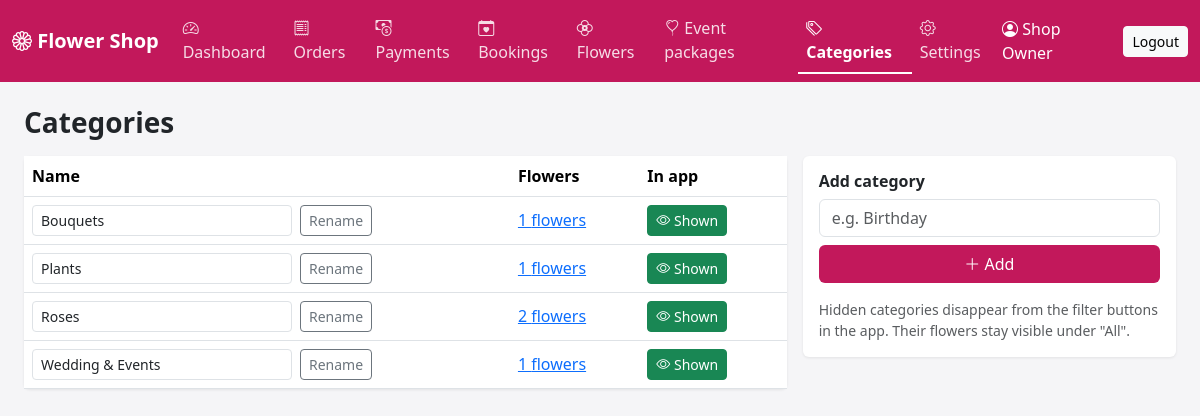
The app's page /admin/categories.php (signed in) with its own data.
### tables this page shows
CREATE TABLE settings (
  setting_key   VARCHAR(60) PRIMARY KEY,
  setting_value VARCHAR(255) NOT NULL
);

CREATE TABLE categories (
  id         INT AUTO_INCREMENT PRIMARY KEY,
  name       VARCHAR(80) NOT NULL UNIQUE,
  is_active  TINYINT(1) NOT NULL DEFAULT 1
);

### admin/_init.php (called while the page is built, shortened)
<?php
function e($value): string
{
    return htmlspecialchars((string) $value, ENT_QUOTES, 'UTF-8');
}
function require_admin(PDO $pdo): array
{
    $stmt = $pdo->prepare("SELECT id, name, email FROM admins WHERE id = ?");
    $stmt->execute([$_SESSION['admin_id']]);
    $admin = $stmt->fetch();
    return $admin;
}

### admin/categories.php (the view, shortened to what this page needs)
<?php
require __DIR__ . '/_init.php';
$admin = require_admin($pdo);
$categories = $pdo->query(
    "SELECT c.*, (SELECT COUNT(*) FROM flowers f WHERE f.category_id = c.id) AS flower_count
     FROM categories c ORDER BY c.name"
)->fetchAll();
$active     = 'categories';
require __DIR__ . '/_header.php';
?>
<h3 class="fw-bold mb-3">Categories</h3>
<div class="row g-3">
  <div class="col-lg-8">
    <div class="card">
      <div class="table-responsive">
        <table class="table mb-0">
          <thead><tr><th>Name</th><th>Flowers</th><th>In app</th></tr></thead>
          <tbody>
          <?php foreach ($categories as $c): ?>
            <tr class="<?= $c['is_active'] ? '' : 'table-secondary' ?>">
              <td>
                <form method="post" class="d-flex gap-2">
                  <input name="name" class="form-control form-control-sm" value="<?= e($c['name']) ?>" style="max-width:260px">
                  <button name="action" value="rename" class="btn btn-sm btn-outline-secondary">Rename</button>
                </form>
              </td>
              <td><a href="flowers.php?cat=<?= (int) $c['id'] ?>"><?= (int) $c['flower_count'] ?> flowers</a></td>
              <td>
                <form method="post">
                  <button name="action" value="toggle" class="btn btn-sm <?= $c['is_active'] ? 'btn-success' : 'btn-outline-secondary' ?>">
                    <?= $c['is_active'] ? '<i class="bi bi-eye"></i> Shown' : '<i class="bi bi-eye-slash"></i> Hidden' ?>
                  </button>
                </form>
              </td>
            </tr>
          <?php endforeach; ?>
          </tbody>
        </table>
      </div>
    </div>
  </div>
  <div class="col-lg-4">
    <div class="card card-body">
      <h6 class="fw-bold">Add category</h6>
      <form method="post">
        <input name="name" class="form-control mb-2" placeholder="e.g. Birthday" required>
        <button name="action" value="add" class="btn btn-pink w-100"><i class="bi bi-plus-lg"></i> Add</button>
      </form>
      <p class="small text-muted mt-3 mb-0">Hidden categories disappear from the filter buttons in the app.
        Their flowers stay visible under "All".</p>
    </div>
  </div>
</div>
<?php require __DIR__ . '/_footer.php'; ?>

### admin/_header.php (shortened to what this page needs)
<?php
$count_pending  = (int) $pdo->query("SELECT COUNT(*) FROM orders WHERE order_status = 'pending'")->fetchColumn();
$count_payments = (int) $pdo->query("SELECT COUNT(*) FROM orders WHERE payment_status = 'submitted' AND order_status <> 'cancelled'")->fetchColumn();
$count_bookings = (int) $pdo->query("SELECT COUNT(*) FROM event_bookings WHERE status = 'new'")->fetchColumn();
$shop_name      = $pdo->query("SELECT setting_value FROM settings WHERE setting_key = 'shop_name'")->fetchColumn() ?: 'Flower Shop';
function nav_item(string $key, string $href, string $icon, string $label, string $active, int $count = 0): string
{
    $cls   = $key === $active ? 'nav-link active' : 'nav-link';
    $badge = $count > 0 ? ' <span class="badge rounded-pill text-bg-light">' . $count . '</span>' : '';
    return '<li class="nav-item"><a class="' . $cls . '" href="' . $href . '"><i class="bi bi-' . $icon . '"></i> '
         . $label . $badge . '</a></li>';
}
?>
<!DOCTYPE html>
<html lang="en">
<head>
  <link href="https://cdn.jsdelivr.net/npm/bootstrap@5.3.3/dist/css/bootstrap.min.css" rel="stylesheet">
  <link href="https://cdn.jsdelivr.net/npm/bootstrap-icons@1.11.3/font/bootstrap-icons.min.css" rel="stylesheet">
</head>
<body>
<nav class="navbar navbar-expand-xl navbar-dark mb-4">
  <div class="container-fluid">
    <a class="navbar-brand fw-bold" href="index.php"><i class="bi bi-flower1"></i> <?= e($shop_name) ?></a>
    <div class="collapse navbar-collapse" id="menu">
      <ul class="navbar-nav me-auto">
        <?= nav_item('dashboard', 'index.php', 'speedometer2', 'Dashboard', $active ?? '') ?>
        <?= nav_item('orders', 'orders.php', 'receipt', 'Orders', $active ?? '', $count_pending) ?>
        <?= nav_item('payments', 'orders.php?payment=submitted', 'cash-coin', 'Payments', $active ?? '', $count_payments) ?>
        <?= nav_item('bookings', 'bookings.php', 'calendar-heart', 'Bookings', $active ?? '', $count_bookings) ?>
        <?= nav_item('flowers', 'flowers.php', 'flower2', 'Flowers', $active ?? '') ?>
        <?= nav_item('events', 'events.php', 'balloon-heart', 'Event packages', $active ?? '') ?>
        <?= nav_item('categories', 'categories.php', 'tags', 'Categories', $active ?? '') ?>
        <?= nav_item('settings', 'settings.php', 'gear', 'Settings', $active ?? '') ?>
      </ul>
      <span class="navbar-text text-white me-3"><i class="bi bi-person-circle"></i> <?= e($admin['name']) ?></span>
      <a href="logout.php" class="btn btn-sm btn-light">Logout</a>
    </div>
  </div>
</nav>
<main class="container-fluid px-4 pb-5">

### admin/_header.php (style rules this page uses)
body { background: #f5f5f7; }
.navbar { background: #c2185b; }
.navbar .nav-link { color: rgba(255,255,255,.85); }
.navbar .nav-link.active, .navbar .nav-link:hover { color: #fff; }
.navbar .nav-link.active { font-weight: 600; border-bottom: 2px solid #fff; }
.card { border: 0; box-shadow: 0 1px 3px rgba(0,0,0,.08); }
.btn-pink { background: #c2185b; color: #fff; }
.table td, .table th { vertical-align: middle; }

### records on screen
settings: setting_value "Flower Shop"
categories: name "Bouquets", flower_count "1", is_active 1 (drawn)
categories: name "Plants", flower_count "1", is_active 1 (drawn)
categories: name "Roses", flower_count "2", is_active 1 (drawn)
categories: name "Wedding & Events", flower_count "1", is_active 1 (drawn)

### other values on screen
$label "Dashboard Orders Payments Bookings Flowers Event packages Categories Settings"
$admin['name'] "Shop Owner"
